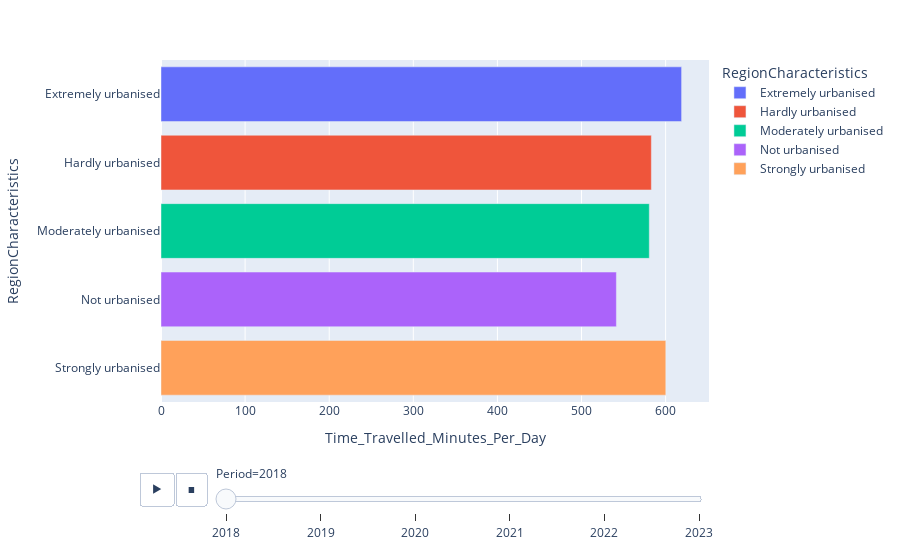

The cell this chart's notebook holds for it:
### Code cell
travelmode_animation = df.groupby(['RegionCharacteristics', 'Period']).sum('Time_Travelled_Minutes_Per_Day').reset_index()
fig = px.bar(travelmode_animation, x = 'Time_Travelled_Minutes_Per_Day', y = 'RegionCharacteristics', color = 'RegionCharacteristics',
                animation_frame = 'Period')
fig.show()

### Figure 1 — Plotly figure (JSON) as saved in the notebook; plotly's stock layout.template omitted (floating-point values rounded to 4 significant figures)
{"data": [{"alignmentgroup": "True", "hovertemplate": "RegionCharacteristics=%{y}<br>Period=2018<br>Time_Travelled_Minutes_Per_Day=%{x}<extra></extra>", "legendgroup": "Extremely urbanised", "marker": {"color": "#636efa", "pattern": {"shape": ""}}, "name": "Extremely urbanised", "offsetgroup": "Extremely urbanised", "orientation": "h", "showlegend": true, "textposition": "auto", "type": "bar", "x": [619], "xaxis": "x", "y": ["Extremely urbanised"], "yaxis": "y"}, {"alignmentgroup": "True", "hovertemplate": "RegionCharacteristics=%{y}<br>Period=2018<br>Time_Travelled_Minutes_Per_Day=%{x}<extra></extra>", "legendgroup": "Hardly urbanised", "marker": {"color": "#EF553B", "pattern": {"shape": ""}}, "name": "Hardly urbanised", "offsetgroup": "Hardly urbanised", "orientation": "h", "showlegend": true, "textposition": "auto", "type": "bar", "x": [583.0], "xaxis": "x", "y": ["Hardly urbanised"], "yaxis": "y"}, {"alignmentgroup": "True", "hovertemplate": "RegionCharacteristics=%{y}<br>Period=2018<br>Time_Travelled_Minutes_Per_Day=%{x}<extra></extra>", "legendgroup": "Moderately urbanised", "marker": {"color": "#00cc96", "pattern": {"shape": ""}}, "name": "Moderately urbanised", "offsetgroup": "Moderately urbanised", "orientation": "h", "showlegend": true, "textposition": "auto", "type": "bar", "x": [580.6], "xaxis": "x", "y": ["Moderately urbanised"], "yaxis": "y"}, {"alignmentgroup": "True", "hovertemplate": "RegionCharacteristics=%{y}<br>Period=2018<br>Time_Travelled_Minutes_Per_Day=%{x}<extra></extra>", "legendgroup": "Not urbanised", "marker": {"color": "#ab63fa", "pattern": {"shape": ""}}, "name": "Not urbanised", "offsetgroup": "Not urbanised", "orientation": "h", "showlegend": true, "textposition": "auto", "type": "bar", "x": [541.5], "xaxis": "x", "y": ["Not urbanised"], "yaxis": "y"}, {"alignmentgroup": "True", "hovertemplate": "RegionCharacteristics=%{y}<br>Period=2018<br>Time_Travelled_Minutes_Per_Day=%{x}<extra></extra>", "legendgroup": "Strongly urbanised", "marker": {"color": "#FFA15A", "pattern": {"shape": ""}}, "name": "Strongly urbanised", "offsetgroup": "Strongly urbanised", "orientation": "h", "showlegend": true, "textposition": "auto", "type": "bar", "x": [600.2], "xaxis": "x", "y": ["Strongly urbanised"], "yaxis": "y"}], "layout": {"barmode": "relative", "legend": {"title": {"text": "RegionCharacteristics"}, "tracegroupgap": 0}, "margin": {"t": 60}, "sliders": [{"active": 0, "currentvalue": {"prefix": "Period="}, "len": 0.9, "pad": {"b": 10, "t": 60}, "steps": [{"args": [["2018"], {"frame": {"duration": 0, "redraw": true}, "fromcurrent": true, "mode": "immediate", "transition": {"duration": 0, "easing": "linear"}}], "label": "2018", "method": "animate"}, {"args": [["2019"], {"frame": {"duration": 0, "redraw": true}, "fromcurrent": true, "mode": "immediate", "transition": {"duration": 0, "easing": "linear"}}], "label": "2019", "method": "animate"}, {"args": [["2020"], {"frame": {"duration": 0, "redraw": true}, "fromcurrent": true, "mode": "immediate", "transition": {"duration": 0, "easing": "linear"}}], "label": "2020", "method": "animate"}, {"args": [["2021"], {"frame": {"duration": 0, "redraw": true}, "fromcurrent": true, "mode": "immediate", "transition": {"duration": 0, "easing": "linear"}}], "label": "2021", "method": "animate"}, {"args": [["2022"], {"frame": {"duration": 0, "redraw": true}, "fromcurrent": true, "mode": "immediate", "transition": {"duration": 0, "easing": "linear"}}], "label": "2022", "method": "animate"}, {"args": [["2023"], {"frame": {"duration": 0, "redraw": true}, "fromcurrent": true, "mode": "immediate", "transition": {"duration": 0, "easing": "linear"}}], "label": "2023", "method": "animate"}], "x": 0.1, "xanchor": "left", "y": 0, "yanchor": "top"}], "updatemenus": [{"buttons": [{"args": [null, {"frame": {"duration": 500, "redraw": true}, "fromcurrent": true, "mode": "immediate", "transition": {"duration": 500, "easing": "linear"}}], "label": "&#9654;", "method": "animate"}, {"args": [[null], {"frame": {"duration": 0, "redraw": true}, "fromcurrent": true, "mode": "immediate", "transition": {"duration": 0, "easing": "linear"}}], "label": "&#9724;", "method": "animate"}], "direction": "left", "pad": {"r": 10, "t": 70}, "showactive": false, "type": "buttons", "x": 0.1, "xanchor": "right", "y": 0, "yanchor": "top"}], "xaxis": {"anchor": "y", "domain": [0, 1], "title": {"text": "Time_Travelled_Minutes_Per_Day"}}, "yaxis": {"anchor": "x", "categoryarray": ["Strongly urbanised", "Not urbanised", "Moderately urbanised", "Hardly urbanised", "Extremely urbanised"], "categoryorder": "array", "domain": [0, 1], "title": {"text": "RegionCharacteristics"}}}}
